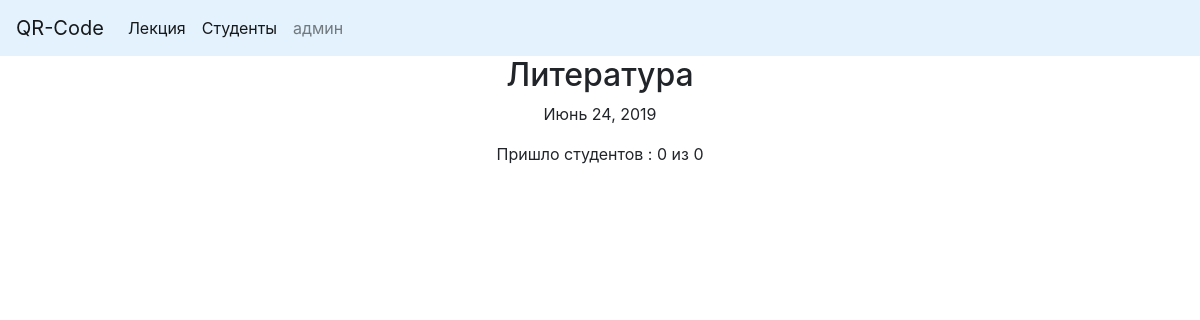
Before: /test/3/ with the older database file.
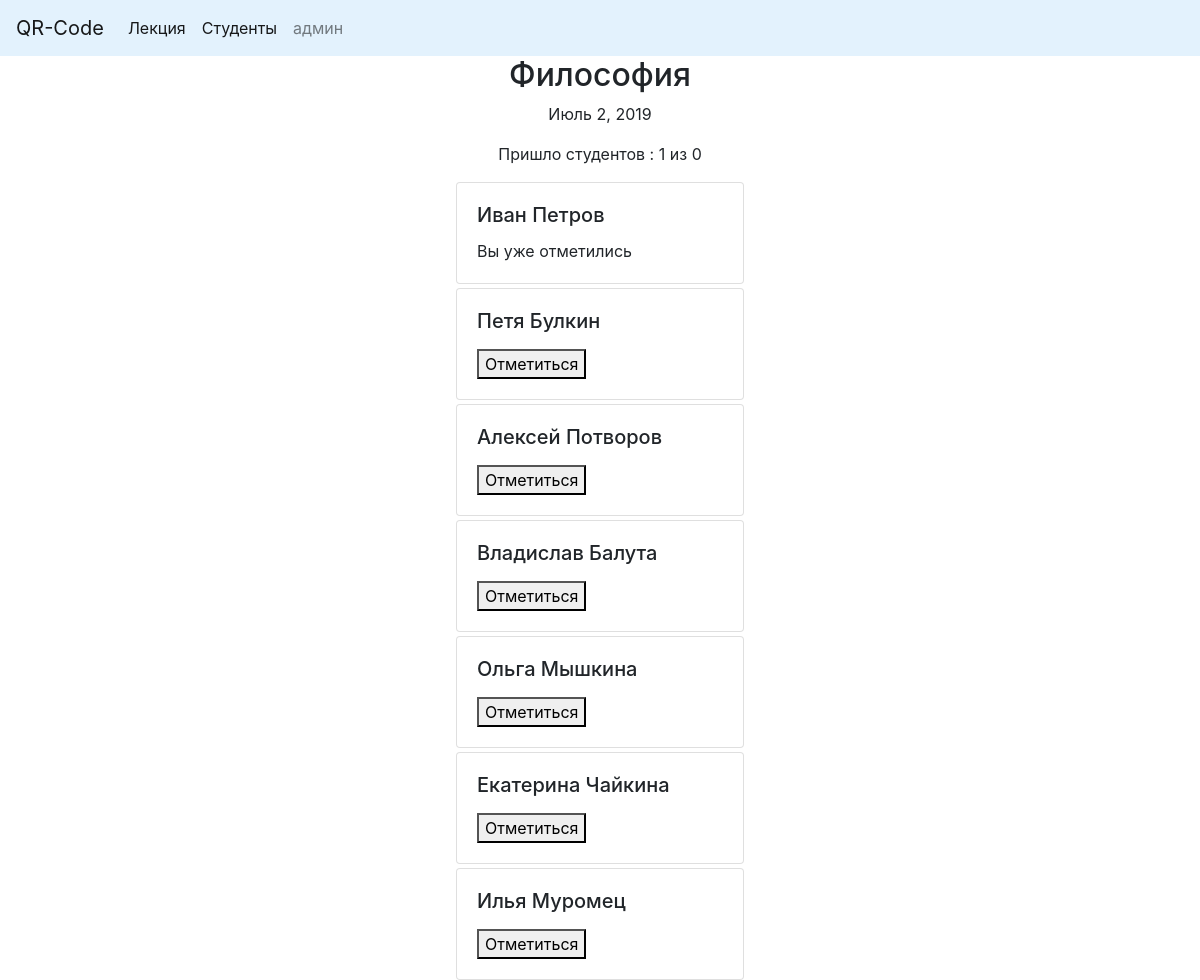
After: the same page with the newer database file.
### testpages/models.py (models this page shows, shortened)
class Lecture(models.Model):
    title = models.CharField(max_length=50)
    date = models.DateField(auto_created=True)
    count = models.PositiveIntegerField(default=0)
    students_come = models.ManyToManyField('Student', blank=True, related_name='students',)

class Student(models.Model):
    name = models.CharField(max_length=150, unique=True)

### testpages/views.py (the view, shortened to what this page needs)
# urls.py: path('test/<int:id>/', test_id_page, name='test_id_page'),
def test_id_page(request, id):
    ls = Lecture.objects.get(id__iexact=id)
    students = Student.objects.all()
    if request.method == 'GET':
        return render(request, 'testpages/test.html', context={'ls': ls, 'students': students, 'qr': request.build_absolute_uri()})

### testpages/templates/testpages/test.html (shortened to what this page needs)
{% extends 'testpages/base_page.html' %}
{% load qr_code %}
{% block content %}
            <h2 align="center" >{{ls.title}}</h2>
            <p align="center" >{{ls.date}} </p>
            <p align="center" >Пришло студентов : {{ ls.students_come.count }} из {{ls.count}} </p>
{% for student in students %}
{% if student in ls.students_come.all %}
<form action= "#" method="post">
                     <div class="card mt-1 ml-auto mr-auto " style="width: 18rem;">
                         <div class="card-body">
                        <h5 class="card-title">{{ student.name }}</h5>
                        <p class="card-text">Вы уже отметились </p>
                      </div>
                    </div>
                </form>
{% else %}
<form action= "#" method="post">
                     <div class="card mt-1 ml-auto mr-auto " style="width: 18rem;">
                      <div class="card-body">
                        <h5 class="card-title">{{ student.name }}</h5>
                        <button>Отметиться</button>
                      </div>
                    </div>
                </form>
{% endif %}
{% endfor %}
{% endblock %}

### testpages/templates/testpages/base_page.html
{% extends 'base.html' %}

### templates/base.html (shortened to what this page needs)
<!DOCTYPE html>
<html lang="en">
<head>
    <link rel="stylesheet"
         href="https://stackpath.bootstrapcdn.com/bootstrap/4.3.1/css/bootstrap.min.css"
>
</head>
<body>
<nav class="navbar navbar-expand-lg navbar-light" style="background-color: #e3f2fd;" >
  <a class="navbar-brand" href="{% url 'qr_page_url' %}">QR-Code</a>
  <div class="collapse navbar-collapse" id="navbarSupportedContent">
    <ul class="navbar-nav mr-auto">
      <li class="nav-item active">
        <a class="nav-link" href="{% url 'lecture_url' %}"> Лекция <span class="sr-only">(current)</span></a>
      </li>
        <li class="nav-item active">
        <a class="nav-link" href="{% url 'student_page' %}"> Студенты <span class="sr-only">(current)</span></a>
      </li>
        <li class="nav-item ">
        <a class="nav-link" href="/admin">админ</a>
      </li>
    </ul>
  </div>
</nav>
    {% block content %}{% endblock %}
</body>
</html>

Changed rows visible on the page:
changed Lecture: title "Литература" → "Философия"; date "Июнь 24, 2019" → "Июль 2, 2019"; students_come.count "0" → "1"
added Student: name "Иван Петров"
added Student: name "Петя Булкин"
added Student: name "Алексей Потворов"
added Student: name "Владислав Балута"
added Student: name "Ольга Мышкина"
added Student: name "Екатерина Чайкина"
added Student: name "Илья Муромец"
